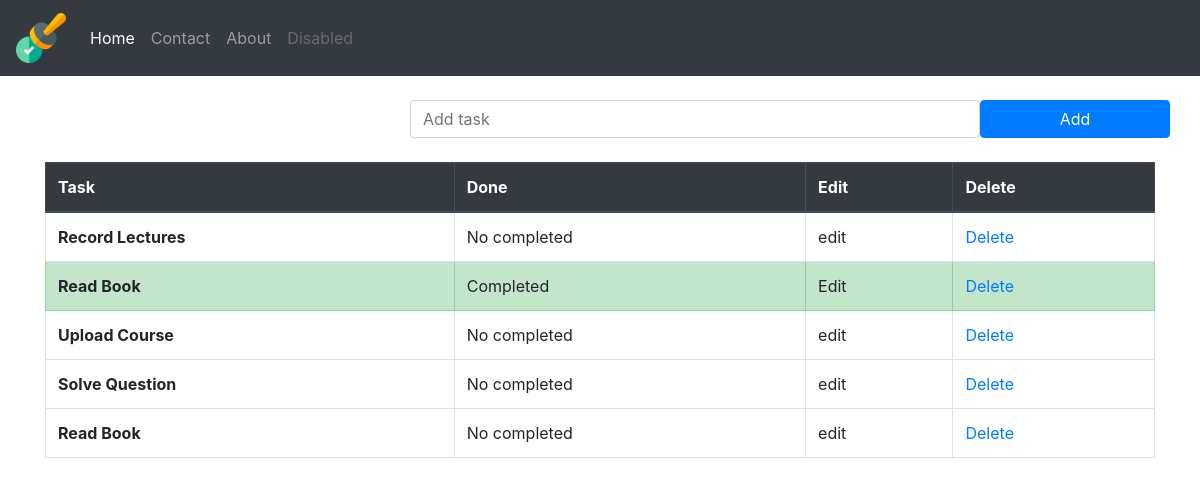
Page /task/ on the earlier database version.
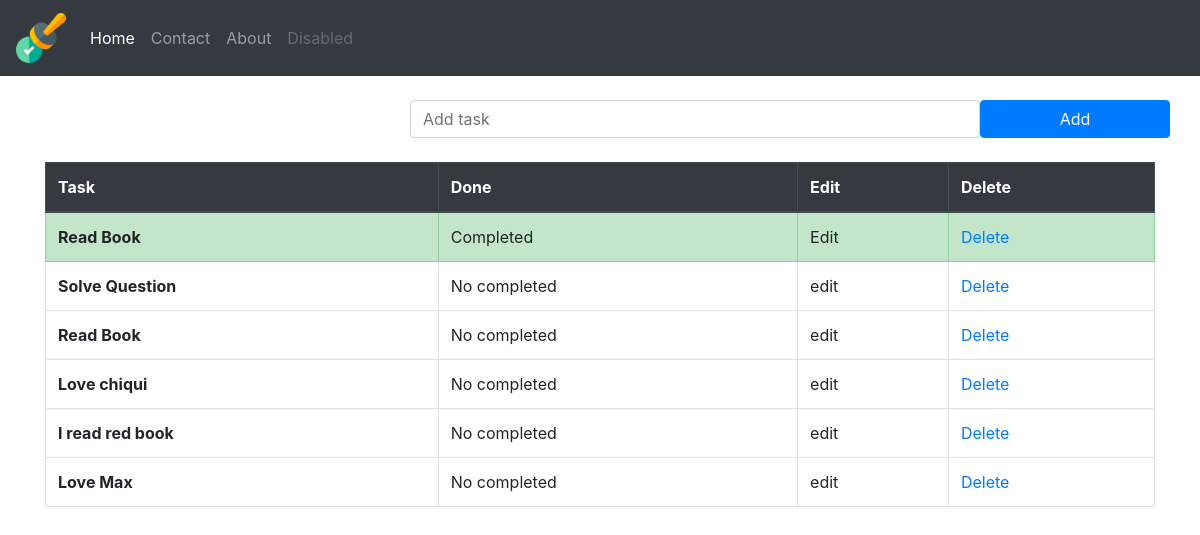
Same page on the later database version.
### todolist_app/models.py (models this page shows, shortened)
class TaskList(models.Model):
    task = models.CharField(max_length=300)
    done = models.BooleanField(default=False)
    class Meta:
        verbose_name = ("Task")
        verbose_name_plural = ("Tasks")

### todolist_app/views.py (the view)
# urls.py: path('', views.todolist, name='todolist'),
def todolist(request):
    if request.method == "POST":
        form = TaskForm(request.POST or None)
        if form.is_valid():
            form.save()
        messages.success(request,("New task added"))
        return redirect('todolist')
    else:
        all_tasks = TaskList.objects.all()
        return render(request, 'todolist_app/todolist.html', {'all_tasks': all_tasks})

### todolist_app/templates/todolist_app/todolist.html (shortened to what this page needs)
{% extends 'base.html' %}
{% block content %}
  <div class="container">
    <br>
  <form method="POST" class="row">
      <label class=col-lg-4></label>
      <input type="text" class="form-control col-lg-6"  name="task" placeholder="Add task">
      <button type="submit" class="btn btn-primary col-lg-2">Add</button>
  </form>
  <br>
    <table class="table table-bordered">
      <thead class="thead-dark">
        <tr>
          <th scope="col">Task</th>
           <th scope="col">Done</th>
          <th scope="col">Edit</th>
           <th scope="col">Delete</th>
        </tr>
      </thead>
      <tbody>
        {% if all_tasks %}
          {% for task in all_tasks  %}
            {% if task.done %}
              <tr class="table-success">
                <th scope="row">{{ task.task }}</th>
                <td>Completed</td>
                <td>Edit</td>
                <td> <a href="{% url 'delete_task' task.id %}">Delete</a> </td>
              </tr>
            {% else %}
              <tr>
                <th scope="row">{{ task.task }}</th>
                <td>No completed</td>
                <td>edit</td>
                <td> <a href="{% url 'delete_task' task.id %}">Delete</a> </td>
              </tr>
            {% endif %}
          {% endfor %}
        {% endif %}
      </tbody>
    </table>
</div>
{% endblock content %}

### templates/base.html (shortened to what this page needs)
{% load static %}
<!doctype html>
<html lang="en">
  <head>
    <link rel="stylesheet" href="https://stackpath.bootstrapcdn.com/bootstrap/4.4.1/css/bootstrap.min.css">
  </head>
  <body>
<nav class="navbar navbar-expand-lg navbar-dark bg-dark">
    <a class="navbar-brand" href="#"><img src="{% static 'images/business.png' %}" alt="taskmate" width=50></a>
    <div class="collapse navbar-collapse" id="navbarNavAltMarkup">
    <div class="navbar-nav">
        <a class="nav-item nav-link active" href="{% url 'todolist' %}">Home <span class="sr-only">(current)</span></a>
        <a class="nav-item nav-link" href="{% url 'contact' %}">Contact</a>
        <a class="nav-item nav-link" href="{% url 'about' %}">About</a>
        <a class="nav-item nav-link disabled" href="#" tabindex="-1" aria-disabled="true">Disabled</a>
    </div>
    </div>
</nav>
{% block content %}
{% endblock content %}
  </body>
</html>

Differences in the rows shown:
removed TaskList: task "Record Lectures"
removed TaskList: task "Upload Course"
added TaskList: task "Love chiqui"
added TaskList: task "I read red book"
added TaskList: task "Love Max"
